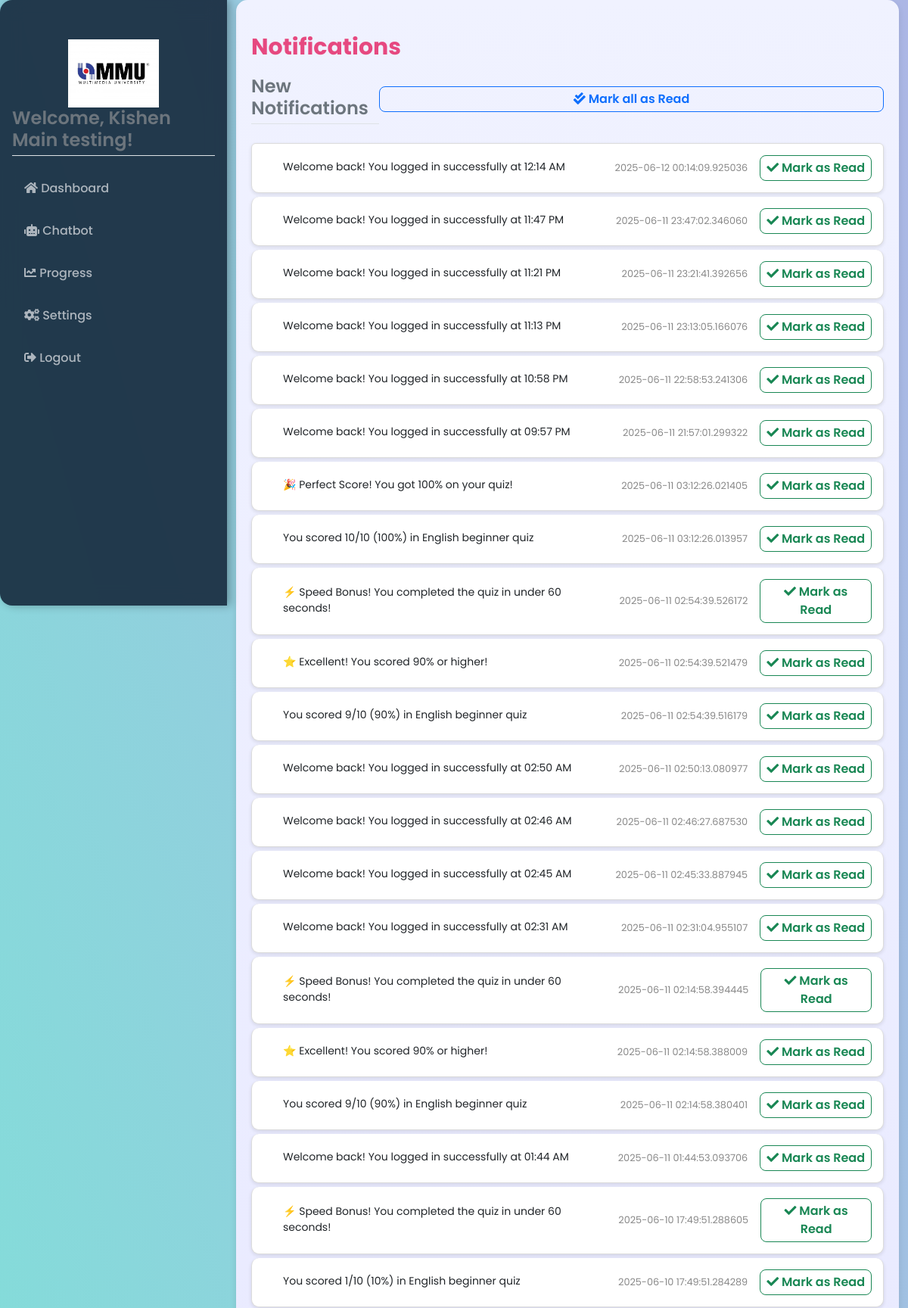
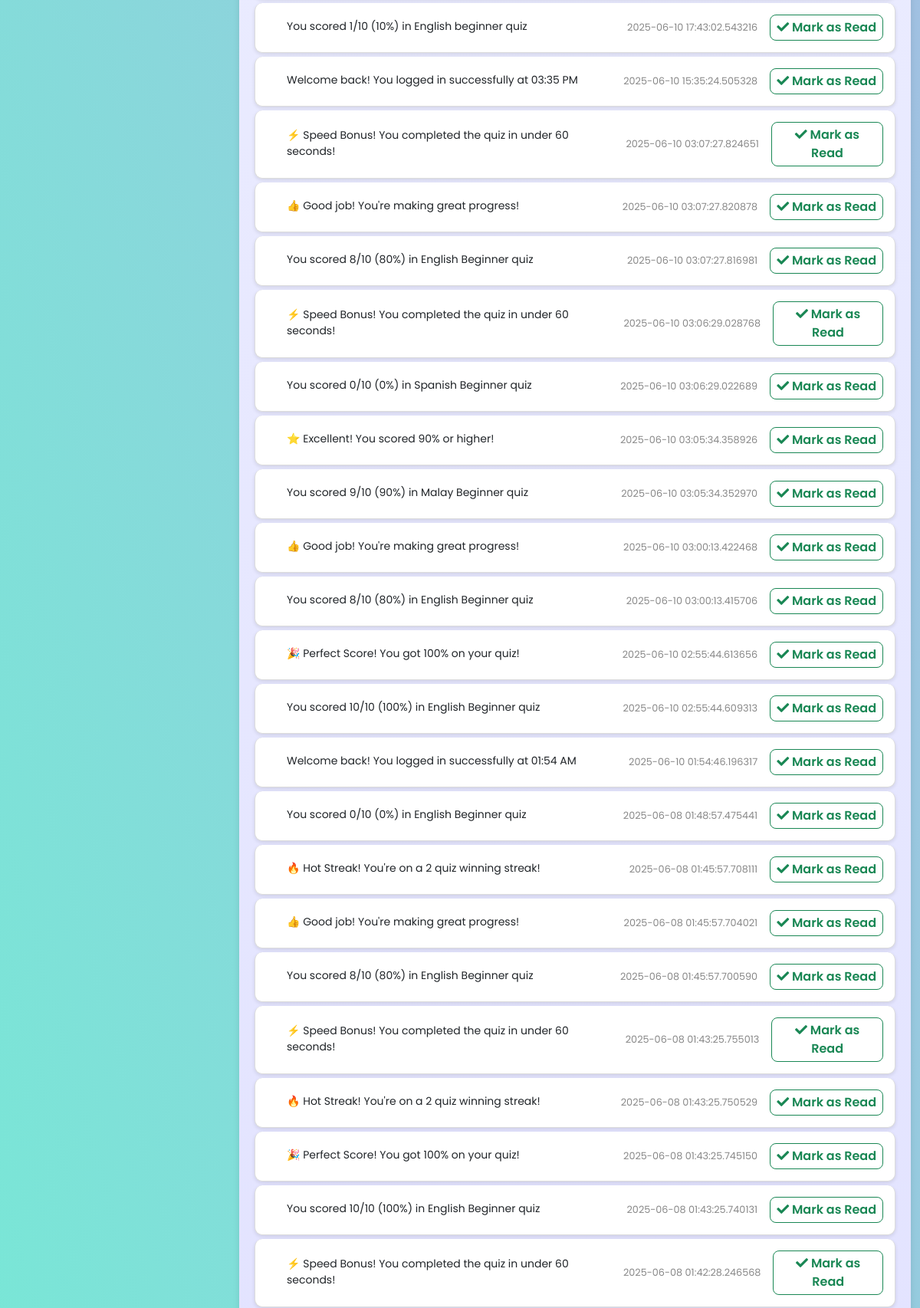
/notifications (signed in, upper part), run on the app's committed database (2 pictures, top to bottom).
### tables this page shows
CREATE TABLE notifications (
                id INTEGER PRIMARY KEY AUTOINCREMENT,
                user_id INTEGER NOT NULL,
                message TEXT NOT NULL,
                timestamp DATETIME NOT NULL, is_read INTEGER DEFAULT 0,
                FOREIGN KEY (user_id) REFERENCES users (id)
            );

### app.py (the view, shortened to what this page needs)
@app.route('/notifications', methods=['GET', 'POST'])
def notifications():
    if 'user_id' not in session:
        return redirect(url_for('login'))
    with get_db_connection() as conn:
        notifications = conn.execute(
            "SELECT * FROM notifications WHERE user_id = ? ORDER BY timestamp DESC",
            (session['user_id'],)
        ).fetchall()
        unread_notifications = [n for n in notifications if n['is_read'] == 0]
        read_notifications = [n for n in notifications if n['is_read'] == 1]
    return render_template('notifications.html',
                         notifications=notifications,
                         unread_notifications=unread_notifications,
                         read_notifications=read_notifications,
                         username=session.get('username', 'User'))

### app.py (called while the page is built, shortened)
def get_db_connection():
    database_url = os.environ.get('DATABASE_URL')
    db_path = os.path.join(os.path.dirname(os.path.abspath(__file__)), 'database.db')
    conn = sqlite3.connect(db_path)
    conn.row_factory = sqlite3.Row  # This allows accessing columns by name
    conn.execute('PRAGMA busy_timeout = 30000')  # 30 second timeout to avoid locking issues
    return conn

### templates/notifications.html (shortened to what this page needs)
<!DOCTYPE html>
<html lang="en">
<head>
    <link href="https://cdn.jsdelivr.net/npm/bootstrap@5.3.0-alpha1/dist/css/bootstrap.min.css" rel="stylesheet">
    <link rel="stylesheet" href="https://cdnjs.cloudflare.com/ajax/libs/font-awesome/5.15.4/css/all.min.css">
    <link rel="stylesheet" href="{{ url_for('static', filename='styles.css') }}">
</head>
<body>
    <div class="container-fluid">
        <div class="row">
            <div class="col-md-3 sidebar text-white">
                <div class="mmu-logo-container" style="text-align: center; margin-top: 20px;">
                    <img src="{{ url_for('static', filename='MMU LOGO.png') }}" alt="MMU Logo" width="120" />
                </div>
                <h4>Welcome, {{ username }}!</h4>
                <ul class="nav flex-column">
                    <li class="nav-item"><a class="nav-link" href="{{ url_for('dashboard') }}"><i class="fas fa-home"></i> Dashboard</a></li>
                    <li class="nav-item"><a class="nav-link" href="{{ url_for('chatbot') }}"><i class="fas fa-robot"></i> Chatbot</a></li>
                    <li class="nav-item"><a class="nav-link" href="{{ url_for('progress') }}"><i class="fas fa-chart-line"></i> Progress</a></li>
                    <li class="nav-item"><a class="nav-link" href="{{ url_for('settings') }}"><i class="fas fa-cogs"></i> Settings</a></li>
                    <li class="nav-item"><a class="nav-link" href="{{ url_for('logout') }}"><i class="fas fa-sign-out-alt"></i> Logout</a></li>
                </ul>
            </div>
            <div class="col-md-9">
                <div class="main-content">
                    <h2 class="mt-4">Notifications</h2>
                    <div class="unread-section">
                        <div class="d-flex justify-content-between align-items-center">
                            <h4>New Notifications</h4>
                            {% if unread_notifications %}
                                <button id="mark-all-read" class="btn btn-sm btn-outline-primary mb-3">
                                    <i class="fas fa-check-double"></i> Mark all as Read
                                </button>
                            {% endif %}
                        </div>
                        {% if unread_notifications %}
                            <div class="list-group unread-list">
                                {% for notification in unread_notifications %}
                                    <div class="list-group-item notification-item" data-notification-id="{{ notification.id }}">
                                        <div class="d-flex align-items-center">
                                            <span class="notification-type {{ notification.type }}">{{ notification.type }}</span>
                                            <span class="notification-message">{{ notification.message }}</span>
                                        </div>
                                        <div class="d-flex align-items-center">
                                            <span class="notification-timestamp me-3">{{ notification.timestamp }}</span>
                                            <button class="btn btn-sm btn-outline-success mark-read-button" data-notification-id="{{ notification.id }}">
                                                <i class="fas fa-check"></i> Mark as Read
                                            </button>
                                        </div>
                                    </div>
                                {% endfor %}
                            </div>
                        {% else %}
                            <div class="alert alert-info">
                                <i class="fas fa-info-circle"></i> No unread notifications
                            </div>
                        {% endif %}
                    </div>
                </div>
            </div>
        </div>
    </div>
</body>
</html>

### static/styles.css (style rules this page uses)
body { font-family: 'Poppins', sans-serif; min-height: 100vh; background: linear-gradient(to right top, #74ebd5, #ACB6E5); background-attachment: fixed; background-size: cover; color: #1a1a1a; transition: background-color 0.4s ease, color 0.4s ease; }
.sidebar { background: rgba(15, 31, 51, 0.85); backdrop-filter: blur(12px); -webkit-backdrop-filter: blur(12px); border-radius: 1rem 0 0 1rem; padding: 2rem 1rem; font-weight: 500; box-shadow: 4px 0 12px rgba(0, 0, 0, 0.3); position: sticky; top: 0; height: 100vh; }
.sidebar .nav-link { color: #adb5bd; margin: 0.5rem 0; transition: color 0.3s ease; }
.main-content { padding: 2rem; background: transparent; border-radius: 16px; }
.btn { border-radius: 8px; font-weight: 600; font-size: 1rem; transition: transform 0.2s ease, box-shadow 0.2s ease; }
h2 { color: #FF6347; font-size: 30px; margin-bottom: 20px; }
button { width: 100%; padding: 12px; background-color: #FF6347; color: white; border: none; border-radius: 10px; font-size: 16px; cursor: pointer; transition: background-color 0.3s ease; }
a { text-decoration: none; color: #FF4500; font-weight: bold; }
.notification-item { padding: 8px 12px; transition: background-color 0.2s; }
.notification-message { font-size: 14px; margin-bottom: 2px; }
.notification-timestamp { font-size: 12px; color: #6c757d; }
body { transition: all 0.4s ease; }

### templates/notifications.html (style rules this page uses)
body { font-family: 'Poppins', sans-serif; background-color: #f4f7fb; }
.notification-item { padding: 15px; border-bottom: 1px solid #eee; margin-bottom: 0; border-radius: 10px; display: flex; justify-content: space-between; align-items: center; background-color: #ffffff; margin-bottom: 5px; box-shadow: 0 2px 4px rgba(0, 0, 0, 0.05); transition: all 0.3s ease; }
.notification-message { margin-right: 10px; flex-grow: 1; }
.notification-timestamp { font-size: 0.8rem; color: #888; white-space: nowrap; }
.notification-type { display: inline-block; padding: 0.25rem 0.5rem; border-radius: 3px; font-size: 0.75rem; margin-right: 10px; color: white; }
h2 { color: #e64980; font-weight: bold; }
h4 { color: #6c757d; font-weight: 600; margin-bottom: 15px; padding-bottom: 5px; border-bottom: 1px solid #dee2e6; }
.main-content { background: linear-gradient(to bottom, #f0f2ff, #e0e0ff); padding: 20px; border-radius: 15px; box-shadow: 0 4px 8px rgba(0, 0, 0, 0.1); }
.list-group-item { background-color: #ffffff; margin-bottom: 5px; border-radius: 10px; box-shadow: 0 2px 5px rgba(0, 0, 0, 0.1); border: 1px solid #dcdcdc; }
.list-group { margin-top: 10px; }

### data on the page
notifications: message "Welcome back! You logged in successfully at 12:14 AM", timestamp "2025-06-12 00:14:09.925036"
notifications: message "Welcome back! You logged in successfully at 11:47 PM", timestamp "2025-06-11 23:47:02.346060"
notifications: message "Welcome back! You logged in successfully at 11:21 PM", timestamp "2025-06-11 23:21:41.392656"
notifications: message "Welcome back! You logged in successfully at 11:13 PM", timestamp "2025-06-11 23:13:05.166076"
notifications: message "Welcome back! You logged in successfully at 10:58 PM", timestamp "2025-06-11 22:58:53.241306"
notifications: message "Welcome back! You logged in successfully at 09:57 PM", timestamp "2025-06-11 21:57:01.299322"
notifications: message "🎉 Perfect Score! You got 100% on your quiz!", timestamp "2025-06-11 03:12:26.021405"
notifications: message "You scored 10/10 (100%) in English beginner quiz", timestamp "2025-06-11 03:12:26.013957"
notifications: message "⚡ Speed Bonus! You completed the quiz in under 60 seconds!", timestamp "2025-06-11 02:54:39.526172"
notifications: message "⭐ Excellent! You scored 90% or higher!", timestamp "2025-06-11 02:54:39.521479"
notifications: message "You scored 9/10 (90%) in English beginner quiz", timestamp "2025-06-11 02:54:39.516179"
notifications: message "Welcome back! You logged in successfully at 02:50 AM", timestamp "2025-06-11 02:50:13.080977"
notifications: message "Welcome back! You logged in successfully at 02:46 AM", timestamp "2025-06-11 02:46:27.687530"
notifications: message "Welcome back! You logged in successfully at 02:45 AM", timestamp "2025-06-11 02:45:33.887945"
notifications: message "Welcome back! You logged in successfully at 02:31 AM", timestamp "2025-06-11 02:31:04.955107"
notifications: message "⚡ Speed Bonus! You completed the quiz in under 60 seconds!", timestamp "2025-06-11 02:14:58.394445"
notifications: message "⭐ Excellent! You scored 90% or higher!", timestamp "2025-06-11 02:14:58.388009"
notifications: message "You scored 9/10 (90%) in English beginner quiz", timestamp "2025-06-11 02:14:58.380401"
notifications: message "Welcome back! You logged in successfully at 01:44 AM", timestamp "2025-06-11 01:44:53.093706"
notifications: message "⚡ Speed Bonus! You completed the quiz in under 60 seconds!", timestamp "2025-06-10 17:49:51.288605"
notifications: message "You scored 1/10 (10%) in English beginner quiz", timestamp "2025-06-10 17:49:51.284289"
notifications: message "You scored 1/10 (10%) in English beginner quiz", timestamp "2025-06-10 17:43:02.543216"
notifications: message "Welcome back! You logged in successfully at 03:35 PM", timestamp "2025-06-10 15:35:24.505328"
notifications: message "⚡ Speed Bonus! You completed the quiz in under 60 seconds!", timestamp "2025-06-10 03:07:27.824651"
notifications: message "👍 Good job! You're making great progress!", timestamp "2025-06-10 03:07:27.820878"
notifications: message "You scored 8/10 (80%) in English Beginner quiz", timestamp "2025-06-10 03:07:27.816981"
notifications: message "⚡ Speed Bonus! You completed the quiz in under 60 seconds!", timestamp "2025-06-10 03:06:29.028768"
notifications: message "You scored 0/10 (0%) in Spanish Beginner quiz", timestamp "2025-06-10 03:06:29.022689"
notifications: message "⭐ Excellent! You scored 90% or higher!", timestamp "2025-06-10 03:05:34.358926"
notifications: message "You scored 9/10 (90%) in Malay Beginner quiz", timestamp "2025-06-10 03:05:34.352970"
notifications: message "👍 Good job! You're making great progress!", timestamp "2025-06-10 03:00:13.422468"
notifications: message "You scored 8/10 (80%) in English Beginner quiz", timestamp "2025-06-10 03:00:13.415706"
notifications: message "🎉 Perfect Score! You got 100% on your quiz!", timestamp "2025-06-10 02:55:44.613656"
notifications: message "You scored 10/10 (100%) in English Beginner quiz", timestamp "2025-06-10 02:55:44.609313"
notifications: message "Welcome back! You logged in successfully at 01:54 AM", timestamp "2025-06-10 01:54:46.196317"
notifications: message "You scored 0/10 (0%) in English Beginner quiz", timestamp "2025-06-08 01:48:57.475441"
notifications: message "🔥 Hot Streak! You're on a 2 quiz winning streak!", timestamp "2025-06-08 01:45:57.708111"
notifications: message "👍 Good job! You're making great progress!", timestamp "2025-06-08 01:45:57.704021"
notifications: message "You scored 8/10 (80%) in English Beginner quiz", timestamp "2025-06-08 01:45:57.700590"
notifications: message "⚡ Speed Bonus! You completed the quiz in under 60 seconds!", timestamp "2025-06-08 01:43:25.755013"
notifications: message "🔥 Hot Streak! You're on a 2 quiz winning streak!", timestamp "2025-06-08 01:43:25.750529"
notifications: message "🎉 Perfect Score! You got 100% on your quiz!", timestamp "2025-06-08 01:43:25.745150"
notifications: message "You scored 10/10 (100%) in English Beginner quiz", timestamp "2025-06-08 01:43:25.740131"
notifications: message "⚡ Speed Bonus! You completed the quiz in under 60 seconds!", timestamp "2025-06-08 01:42:28.246568"

### other printed values
{{ username }} "Kishen Main testing"
